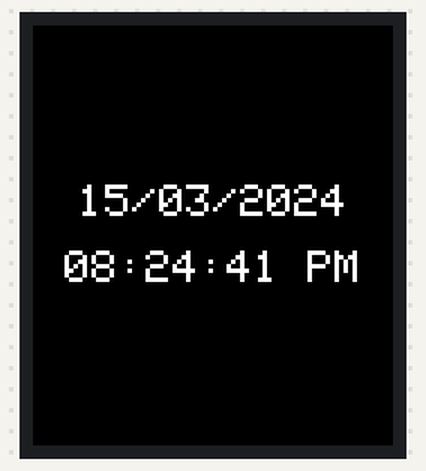
Bench run of a sketch on a simulated Arduino MKR. Parts: 240×280 colour display. WiFi joins after 1.5 s; servers stay silent unless stated; the local clock reads 2024-03-15 10:24:30 at power-on unless the sketch sets it; what the sketch prints to the serial monitor is not drawn.

Above: at 11.8 s.
At 15.1 s:
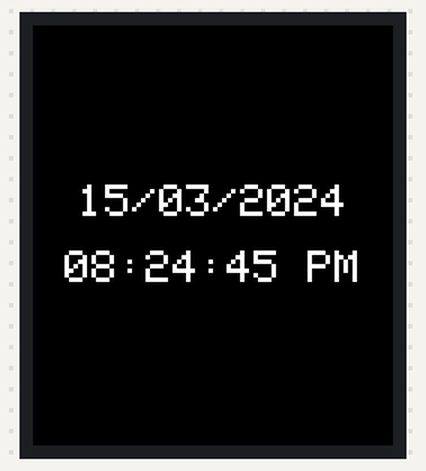
At 18.3 s:
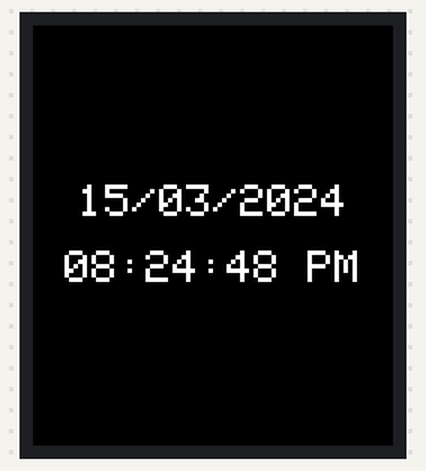
At 24.8 s:
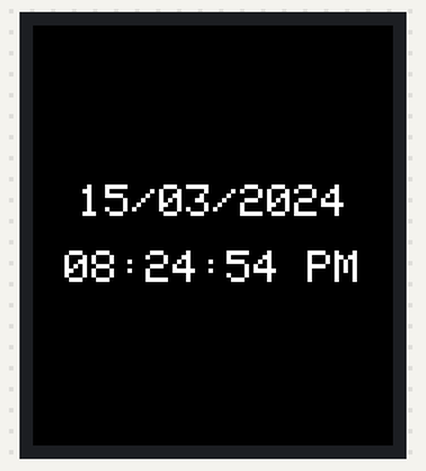
At 31.2 s:
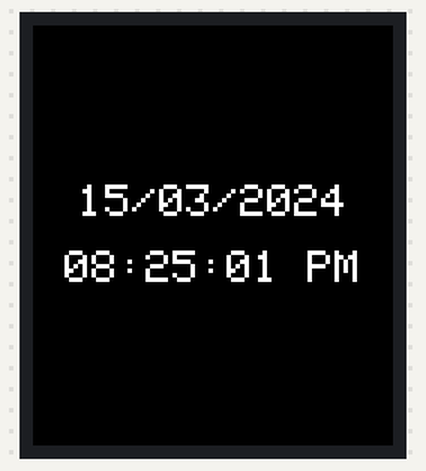
At 38.8 s:
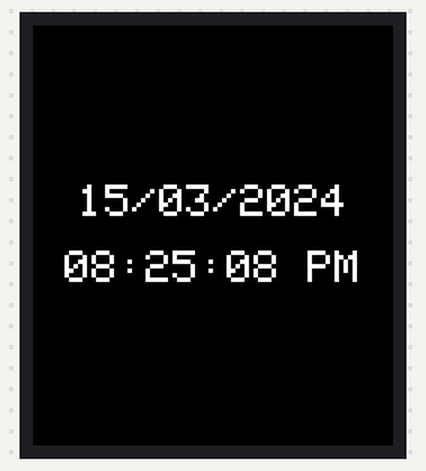

The sketch:

Date_and_Time_Clock_Perfect.ino
```cpp
#include <SPI.h>
#include <WiFiNINA.h>
#include <WiFiUdp.h>
#include <RTCZero.h>
#include <Adafruit_GFX.h>
#include <Adafruit_ST7789.h>

// WiFi Credentials (edit as required)
char ssid[] = "iPhone";
char pass[] = "wifi12345";

// Object for Real Time Clock
RTCZero rtc;

// Object for ST7789 display
#define TFT_CS        10
#define TFT_RST        8
#define TFT_DC         7
Adafruit_ST7789 tft = Adafruit_ST7789(TFT_CS, TFT_DC, TFT_RST);

#define SCREEN_WIDTH 240
#define SCREEN_HEIGHT 280

int status = WL_IDLE_STATUS;

const int GMT = +10; // Time zone constant

void setup() {
  Serial.begin(9600);

  // Check if the WiFi module works
  if (WiFi.status() == WL_NO_SHIELD) {
    Serial.println("WiFi adapter not ready");
    while (true);
  }

  // Establish a WiFi connection
  while (status != WL_CONNECTED) {
    Serial.print("Attempting to connect to SSID: ");
    Serial.println(ssid);
    status = WiFi.begin(ssid, pass);
    delay(10000);
  }

  // Start Real Time Clock
  rtc.begin();

  // Initialize ST7789 display
  tft.init(SCREEN_WIDTH, SCREEN_HEIGHT);
  tft.setRotation(2);
  tft.fillScreen(ST77XX_BLACK);
  tft.setTextColor(ST77XX_WHITE);

  // Get epoch time
  unsigned long epoch;
  int numberOfTries = 0, maxTries = 6;

  do {
    epoch = WiFi.getTime();
    numberOfTries++;
  } while ((epoch == 0) && (numberOfTries < maxTries));

  if (numberOfTries == maxTries) {
    tft.println("NTP unreachable!!");
    while (1);
  } else {
    rtc.setEpoch(epoch);
  }
}

void loop() {
  tft.fillScreen(ST77XX_BLACK);

  // Extract date and time components
  int year = rtc.getYear() + 2000; // Adjust year to display as 2024 instead of 0024
  int month = rtc.getMonth();
  int day = rtc.getDay();
  int hours = (rtc.getHours() + GMT) % 24;
  int minutes = rtc.getMinutes();
  int seconds = rtc.getSeconds();
  String amPm = (hours < 12) ? "AM" : "PM";

  // Convert to 12-hour format
  hours = (hours > 12) ? hours - 12 : hours;
  hours = (hours == 0) ? 12 : hours;

  // Format the date and time strings
  char dateString[20];
  char timeString[20];
  sprintf(dateString, "%02d/%02d/%04d", day, month, year); // Year is now 4 digits
  sprintf(timeString, "%02d:%02d:%02d %s", hours, minutes, seconds, amPm.c_str());

  // Display date
  tft.setTextSize(3);
  int16_t x1, y1;
  uint16_t w, h;
  tft.getTextBounds(dateString, 0, 0, &x1, &y1, &w, &h);
  tft.setCursor((SCREEN_WIDTH - w) / 2, (SCREEN_HEIGHT / 2) - h - 10);
  tft.println(dateString);

  // Display time
  tft.setTextSize(3);
  tft.getTextBounds(timeString, 0, 0, &x1, &y1, &w, &h);
  tft.setCursor((SCREEN_WIDTH - w) / 2, (SCREEN_HEIGHT / 2) + 10);
  tft.println(timeString);

  delay(1000); // Update every second
}
```

Measured:
- what the display in image 0 shows lasts 1.1 s, from 11.8 s to 12.9 s
